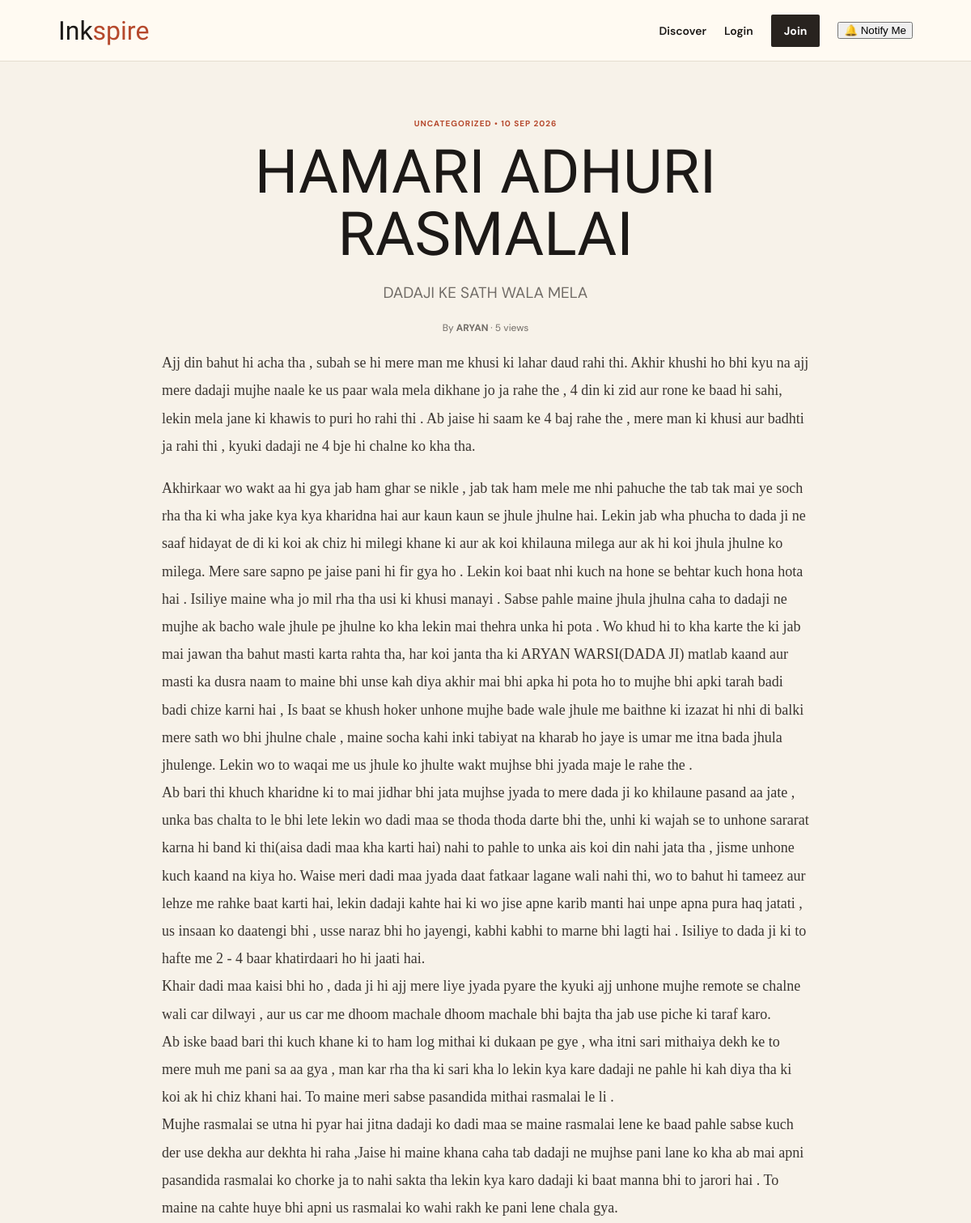
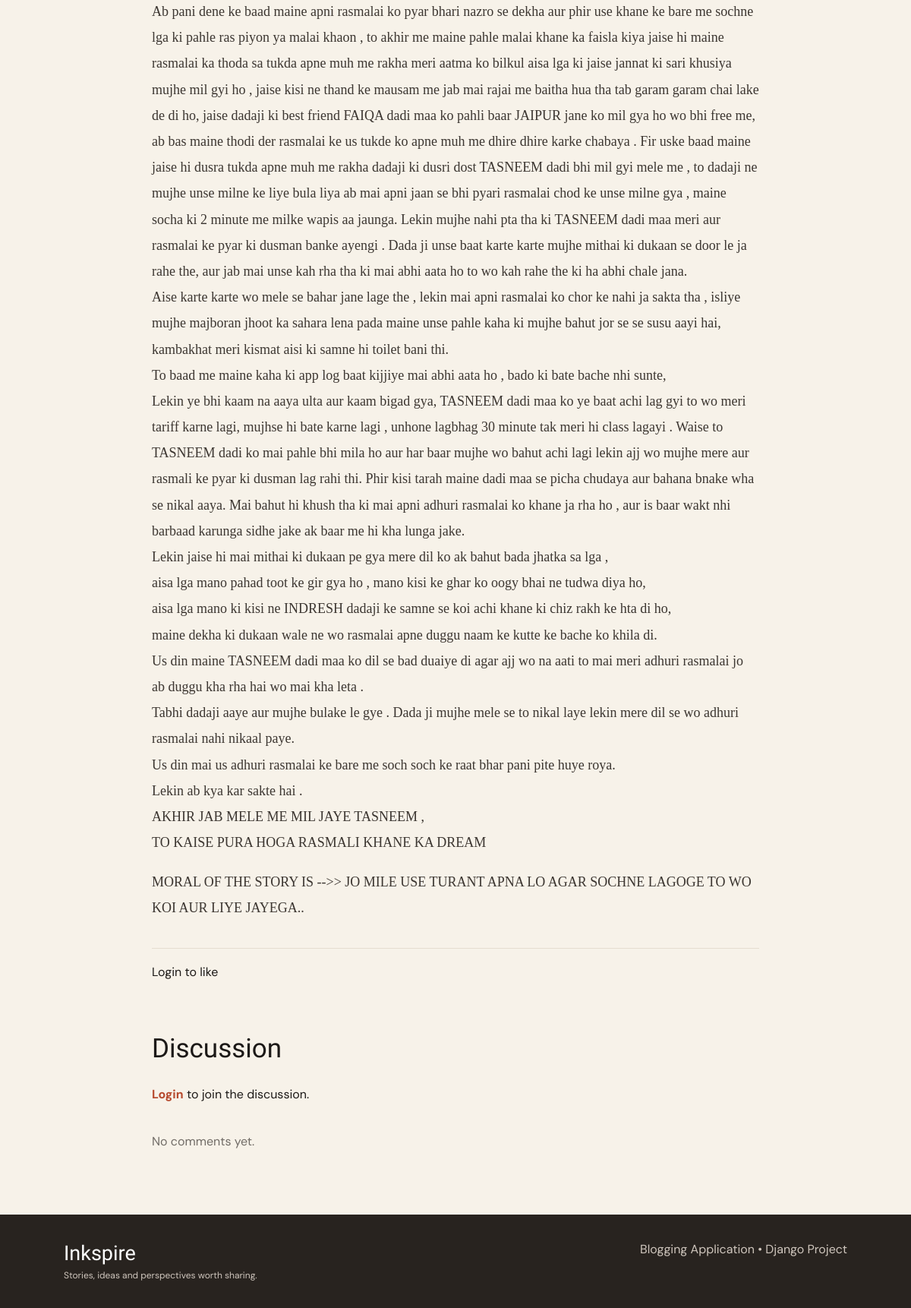
The app's page /post/1/ with its own data (2 pictures, top to bottom).
### blog/models.py (models this page shows, shortened)
class Post(models.Model):
    STATUS_CHOICES=[("draft","Draft"),("published","Published")]
    author=models.ForeignKey(User,on_delete=models.CASCADE,related_name="blog_posts")
    category=models.ForeignKey(Category,on_delete=models.SET_NULL,null=True,blank=True,related_name="posts")
    title=models.CharField(max_length=180)
    excerpt=models.CharField(max_length=260,blank=True)
    content=models.TextField()
    image_url=models.URLField(blank=True)
    status=models.CharField(max_length=20,choices=STATUS_CHOICES,default="draft")
    views=models.PositiveIntegerField(default=0)
    likes=models.ManyToManyField(User,blank=True,related_name="liked_posts")
    created_at=models.DateTimeField(default=timezone.now)
    updated_at=models.DateTimeField(auto_now=True)
    class Meta: ordering=["-created_at"]

### blog/views.py (the view)
# urls.py: path("post/<int:pk>/",views.post_detail,name="post_detail"),
def post_detail(request,pk):
    post=get_object_or_404(Post,pk=pk,status="published")
    post.views+=1;post.save(update_fields=["views"])
    form=CommentForm()
    if request.method=="POST":
        if not request.user.is_authenticated:return redirect("login")
        form=CommentForm(request.POST)
        if form.is_valid():
            c=form.save(commit=False);c.post=post;c.user=request.user;c.save();messages.success(request,"Comment added.");return redirect("post_detail",pk=pk)
    liked=request.user.is_authenticated and post.likes.filter(pk=request.user.pk).exists()
    return render(request,"blog/post_detail.html",{"post":post,"form":form,"liked":liked})

### templates/blog/post_detail.html (shortened to what this page needs)
{% extends "blog/base.html" %}
{% block content %}
<article class="article">
    <div class="article-head">
        <div class="meta">
            {{ post.category|default:"Uncategorized" }} • {{ post.created_at|date:"d M Y" }}
        </div>
        <h1>
            {{ post.title }}
        </h1>
        <p>
            {{ post.excerpt }}
        </p>
        <div class="author-line">By <b>
                {{ post.author.username }}
            </b> · {{ post.views }} views</div>
    </div>
    <div class="article-content">
        {{ post.content|linebreaks }}
    </div>
    <div class="article-actions">
        {% if user.is_authenticated %}
        <form method="post" action="{% url 'toggle_like' post.pk %}">
            {% csrf_token %}
            <button class="like-btn">
                {% if liked %}♥ Liked
                {% else %}♡ Like{% endif %}
                ({{ post.like_count }})
            </button>
        </form>
        {% else %}
        <a href="{% url 'login' %}">Login to like</a>
        {% endif %}
    </div>
</article>
<section class="comments">
    <h2>Discussion</h2>
    {% if user.is_authenticated %}
    <form method="post" class="comment-form">
        {% csrf_token %}
        {{ form.body }}
        <button class="primary">Post Comment</button>
    </form>
    {% else %}
    <p>
        <a class="text-link" href="{% url 'login' %}">Login</a> to join the discussion.
    </p>
    {% endif %}
    <div class="comment-list">
        {% for c in post.comments.all %}
        <div class="comment"><b>
                {{ c.user.username }}
            </b>
            <small>
                {{ c.created_at|date:"d M Y, H:i" }}
            </small>
            <p>
                {{ c.body }}
            </p>
        </div>
        {% empty %}
        <p class="muted">No comments yet.</p>
        {% endfor %}
    </div>
</section>
{% endblock %}

### static/css/style.css (style rules this page uses)
:root { --ink: #1c1917; --muted: #716c67; --paper: #f7f2e9; --card: #fffdf9; --line: #e5ddd0; --accent: #b6492d; --dark: #28231f }
* { box-sizing: border-box }
body { margin: 0; background: var(--paper); color: var(--ink); font-family: 'DM Sans', sans-serif }
a { text-decoration: none; color: inherit }
.text-link { color: var(--accent); font-weight: 700 }
.meta { font-size: 10px; text-transform: uppercase; letter-spacing: 1px; color: var(--accent); font-weight: 700 }
.article { max-width: 850px; margin: 70px auto; padding: 0 25px }
.article-head { text-align: center }
.article-head h1 { font: 400 clamp(45px, 7vw, 75px) 'Libre Caslon Display'; line-height: 1.02; margin: 15px 0 }
.article-head>p { font-size: 19px; color: var(--muted); line-height: 1.7 }
.author-line { font-size: 12px; color: var(--muted); margin-top: 18px }
.article-content { font-family: Georgia, serif; font-size: 18px; line-height: 1.9; color: #3c3631 }
.article-actions { border-top: 1px solid var(--line); margin-top: 35px; padding-top: 20px }
.comments { max-width: 850px; margin: 0 auto 70px; padding: 0 25px }
.comments h2 { font: 400 35px 'Libre Caslon Display' }
.comment-list { margin-top: 25px; display: grid; gap: 12px }
.muted { color: var(--muted) }

### records on screen
Post: category "UNCATEGORIZED", created_at "10 SEP 2026", title "HAMARI ADHURI RASMALAI", excerpt "DADAJI KE SATH WALA MELA", author.username "ARYAN", views "5", content "Ajj din bahut hi acha tha , subah se hi mere man me khusi ki lahar daud rahi thi. Akhir khushi ho bhi kyu na ajj mere dadaji mujhe naale ke us paar wala mela dikhane jo ja rahe the , 4 din ki zid aur rone ke baad hi sahi, lekin mela jane ki khawis to puri ho rahi thi . Ab jaise hi saam ke 4 baj rahe the , mere man ki khusi aur badhti ja rahi thi , kyuki dadaji ne 4 bje hi chalne ko kha tha. Akhirkaar wo wakt aa hi gya jab ham ghar se nikle , jab tak ham mele me nhi pahuche the tab tak mai ye soch rha tha ki wha jake kya kya kharidna hai aur kaun kaun se jhule jhulne hai. Lekin jab wha phucha to dada ji ne saaf hidayat de di ki koi ak chiz hi milegi khane ki aur ak koi khilauna milega aur ak…"
